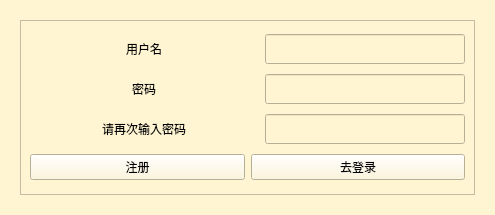
<?xml version="1.0" encoding="UTF-8"?>
<ui version="4.0">
 <class>configwidget2</class>
 <widget class="QWidget" name="configwidget2">
  <property name="geometry">
   <rect>
    <x>0</x>
    <y>0</y>
    <width>495</width>
    <height>215</height>
   </rect>
  </property>
  <property name="windowTitle">
   <string>Form</string>
  </property>
  <property name="styleSheet">
   <string notr="true">background-color: rgb(255, 227, 143);
background-color: rgb(255, 245, 211);</string>
  </property>
  <layout class="QVBoxLayout" name="verticalLayout_3">
   <item>
    <widget class="QStackedWidget" name="stackedWidget">
     <property name="currentIndex">
      <number>1</number>
     </property>
     <widget class="QWidget" name="page">
      <layout class="QVBoxLayout" name="verticalLayout_4">
       <item>
        <widget class="QFrame" name="frame">
         <property name="styleSheet">
          <string notr="true"/>
         </property>
         <property name="frameShape">
          <enum>QFrame::StyledPanel</enum>
         </property>
         <property name="frameShadow">
          <enum>QFrame::Raised</enum>
         </property>
         <layout class="QVBoxLayout" name="verticalLayout">
          <item>
           <layout class="QHBoxLayout" name="horizontalLayout_2">
            <item>
             <widget class="QLabel" name="label">
              <property name="styleSheet">
               <string notr="true">font: 9pt &quot;华文行楷&quot;;</string>
              </property>
              <property name="text">
               <string>用户名</string>
              </property>
             </widget>
            </item>
            <item>
             <widget class="QLineEdit" name="id"/>
            </item>
           </layout>
          </item>
          <item>
           <layout class="QHBoxLayout" name="horizontalLayout_3">
            <item>
             <widget class="QLabel" name="label_2">
              <property name="styleSheet">
               <string notr="true">font: 9pt &quot;华文行楷&quot;;</string>
              </property>
              <property name="text">
               <string>密码</string>
              </property>
             </widget>
            </item>
            <item>
             <widget class="QLineEdit" name="passward"/>
            </item>
           </layout>
          </item>
          <item>
           <widget class="QSplitter" name="splitter_3">
            <property name="orientation">
             <enum>Qt::Horizontal</enum>
            </property>
            <widget class="QPushButton" name="loginButton">
             <property name="text">
              <string>登录</string>
             </property>
            </widget>
            <widget class="QPushButton" name="regitButton">
             <property name="text">
              <string>注册</string>
             </property>
            </widget>
           </widget>
          </item>
         </layout>
        </widget>
       </item>
      </layout>
     </widget>
     <widget class="QWidget" name="page_2">
      <layout class="QVBoxLayout" name="verticalLayout_5">
       <item>
        <widget class="QFrame" name="frame_2">
         <property name="frameShape">
          <enum>QFrame::StyledPanel</enum>
         </property>
         <property name="frameShadow">
          <enum>QFrame::Raised</enum>
         </property>
         <layout class="QVBoxLayout" name="verticalLayout_2">
          <item>
           <layout class="QHBoxLayout" name="horizontalLayout_4">
            <item alignment="Qt::AlignHCenter">
             <widget class="QLabel" name="label_3">
              <property name="styleSheet">
               <string notr="true">font: 9pt &quot;华文行楷&quot;;</string>
              </property>
              <property name="text">
               <string>用户名</string>
              </property>
             </widget>
            </item>
            <item>
             <widget class="QLineEdit" name="regitid">
              <property name="minimumSize">
               <size>
                <width>200</width>
                <height>30</height>
               </size>
              </property>
              <property name="maximumSize">
               <size>
                <width>200</width>
                <height>30</height>
               </size>
              </property>
             </widget>
            </item>
           </layout>
          </item>
          <item>
           <layout class="QHBoxLayout" name="horizontalLayout_5">
            <item alignment="Qt::AlignHCenter">
             <widget class="QLabel" name="label_4">
              <property name="styleSheet">
               <string notr="true">font: 9pt &quot;华文行楷&quot;;</string>
              </property>
              <property name="text">
               <string>密码</string>
              </property>
             </widget>
            </item>
            <item>
             <widget class="QLineEdit" name="regitpassward">
              <property name="minimumSize">
               <size>
                <width>200</width>
                <height>30</height>
               </size>
              </property>
              <property name="maximumSize">
               <size>
                <width>200</width>
                <height>30</height>
               </size>
              </property>
             </widget>
            </item>
           </layout>
          </item>
          <item>
           <layout class="QHBoxLayout" name="horizontalLayout_6">
            <item alignment="Qt::AlignHCenter">
             <widget class="QLabel" name="label_5">
              <property name="styleSheet">
               <string notr="true">font: 9pt &quot;华文行楷&quot;;</string>
              </property>
              <property name="text">
               <string>请再次输入密码</string>
              </property>
             </widget>
            </item>
            <item>
             <widget class="QLineEdit" name="aginpassward">
              <property name="minimumSize">
               <size>
                <width>200</width>
                <height>30</height>
               </size>
              </property>
              <property name="maximumSize">
               <size>
                <width>200</width>
                <height>30</height>
               </size>
              </property>
             </widget>
            </item>
           </layout>
          </item>
          <item>
           <layout class="QHBoxLayout" name="horizontalLayout_7">
            <item>
             <widget class="QPushButton" name="regit">
              <property name="styleSheet">
               <string notr="true">font: 9pt &quot;华文行楷&quot;;</string>
              </property>
              <property name="text">
               <string>注册</string>
              </property>
             </widget>
            </item>
            <item>
             <widget class="QPushButton" name="tologin">
              <property name="styleSheet">
               <string notr="true">font: 9pt &quot;华文行楷&quot;;</string>
              </property>
              <property name="text">
               <string>去登录</string>
              </property>
             </widget>
            </item>
           </layout>
          </item>
         </layout>
        </widget>
       </item>
      </layout>
     </widget>
    </widget>
   </item>
  </layout>
 </widget>
 <resources/>
 <connections/>
</ui>
